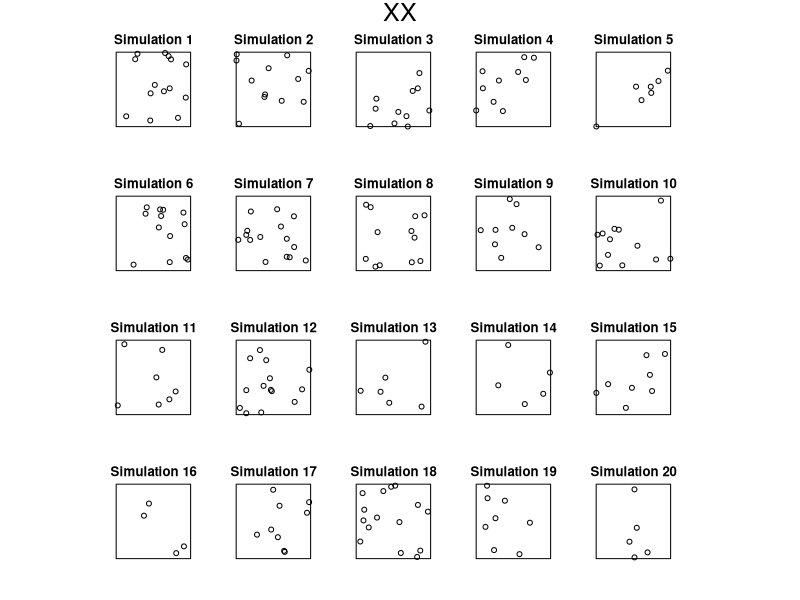
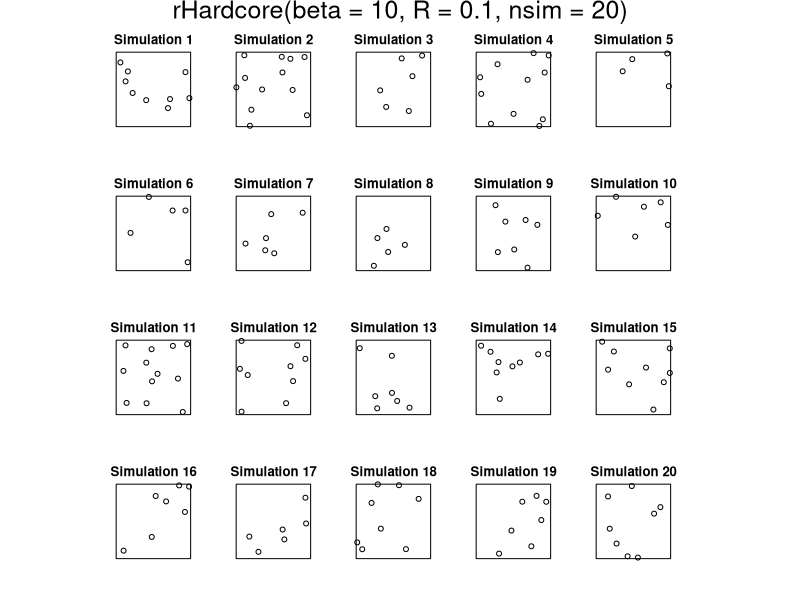
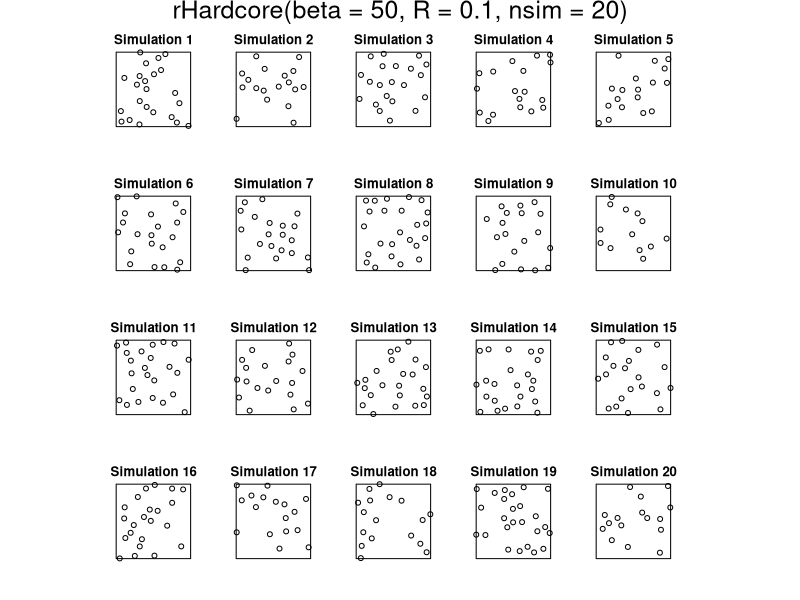
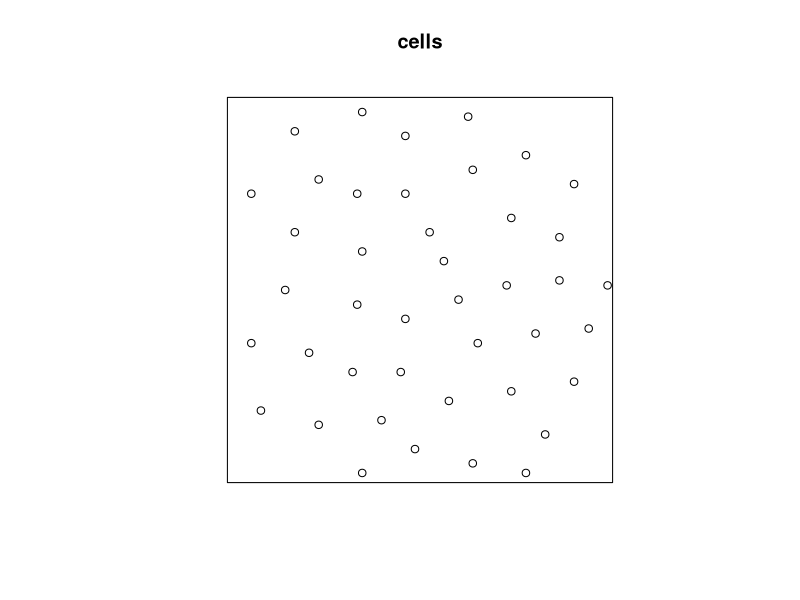
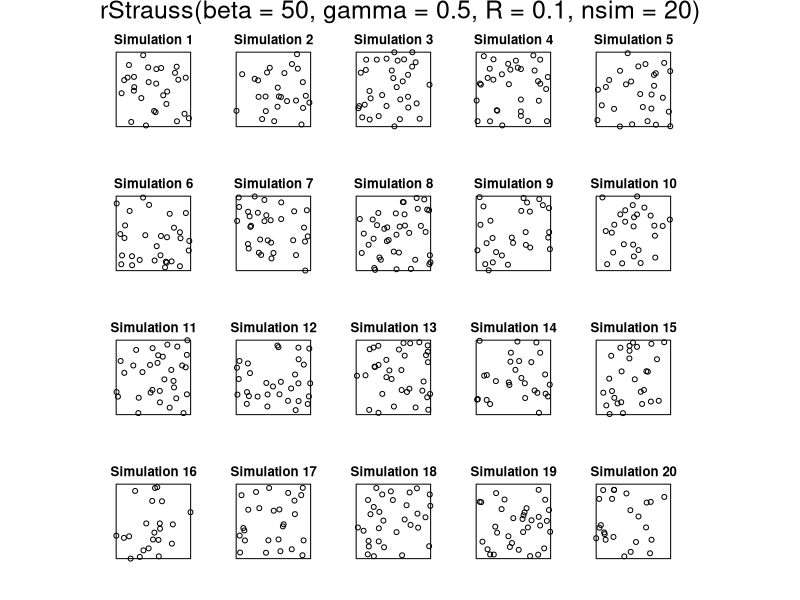
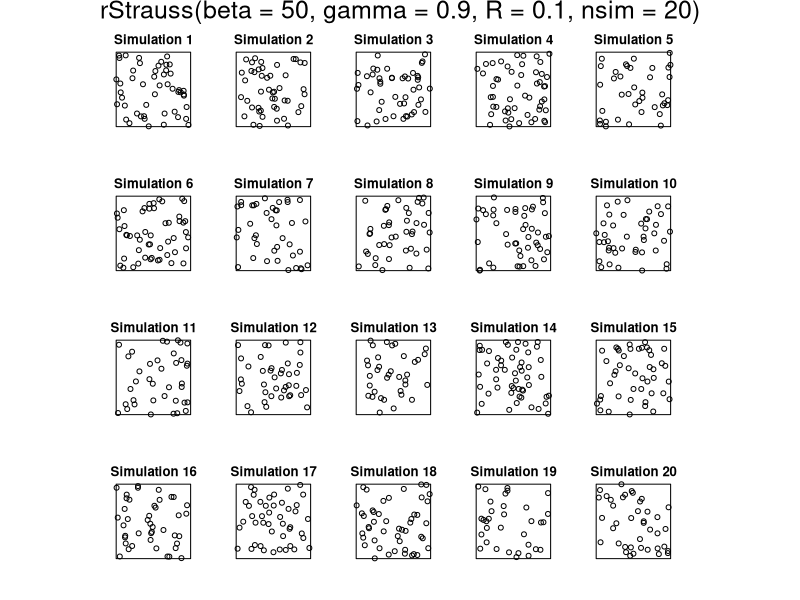
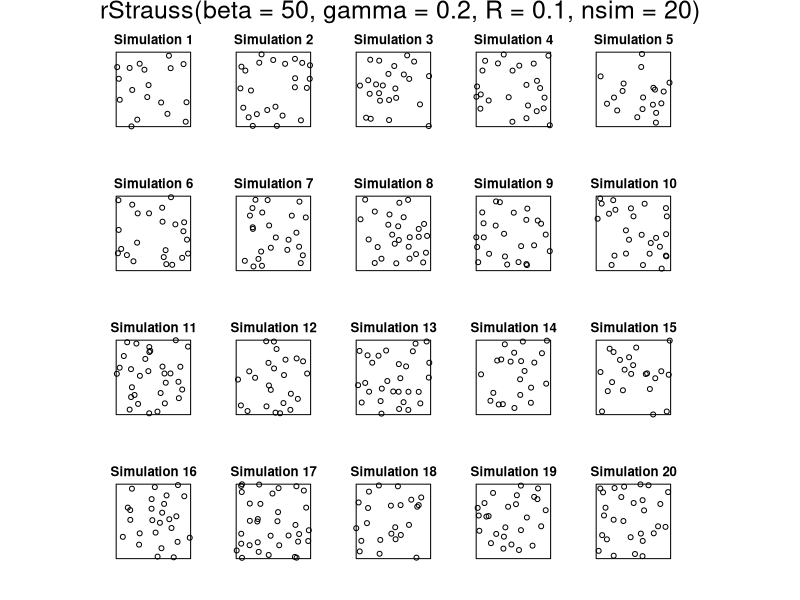
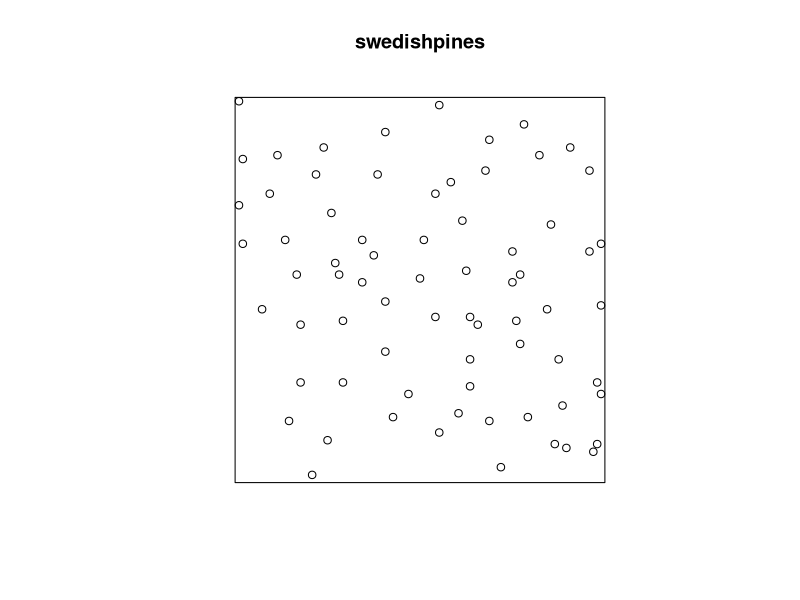

Generate these figures, in order, with R:
#'      SSAI course on spatial point patterns with spatstat
#'                     Perth, May 2017
#' 
#'                   Lecturer's R script 
#'                  Session 10: Gibbs processes
#' 
#'         Copyright (c) Adrian Baddeley and Ege Rubak 2017
#' 
library(spatstat)

set.seed(42)
XX <- rpoispp(10, nsim=20) 
plot(XX)
sapply(XX, minnndist) > 0.1

plot(rHardcore(beta=10, R=0.1, nsim=20))

plot(rHardcore(beta=50, R=0.1, nsim=20))

plot(cells)
ppm(cells ~ 1, Hardcore())

plot(rStrauss(beta=50, gamma=0.5, R=0.1, nsim=20))
plot(rStrauss(beta=50, gamma=0.9, R=0.1, nsim=20))
plot(rStrauss(beta=50, gamma=0.2, R=0.1, nsim=20))

ppm(cells ~ 1, Strauss(0.1))

plot(swedishpines)
plot(density(swedishpines))
fitP <- ppm(swedishpines ~ polynom(x, y, 2))
plot(Kinhom(swedishpines, sigma=bw.scott))
fitS <- ppm(swedishpines ~ polynom(x,y,2), Strauss(9))
anova(fitP, fitS, test="LR")

plot(predict(fitS, type="cif"))
plot(swedishpines, add=TRUE, cols="white", pch=16)

plot(intensity(fitS))
plot(simulate(fitS, nsim=10))

step(fitS)

plot(leverage(fitS))
plot(influence(fitS))
plot(dfbetas(fitS), nrows=3)
